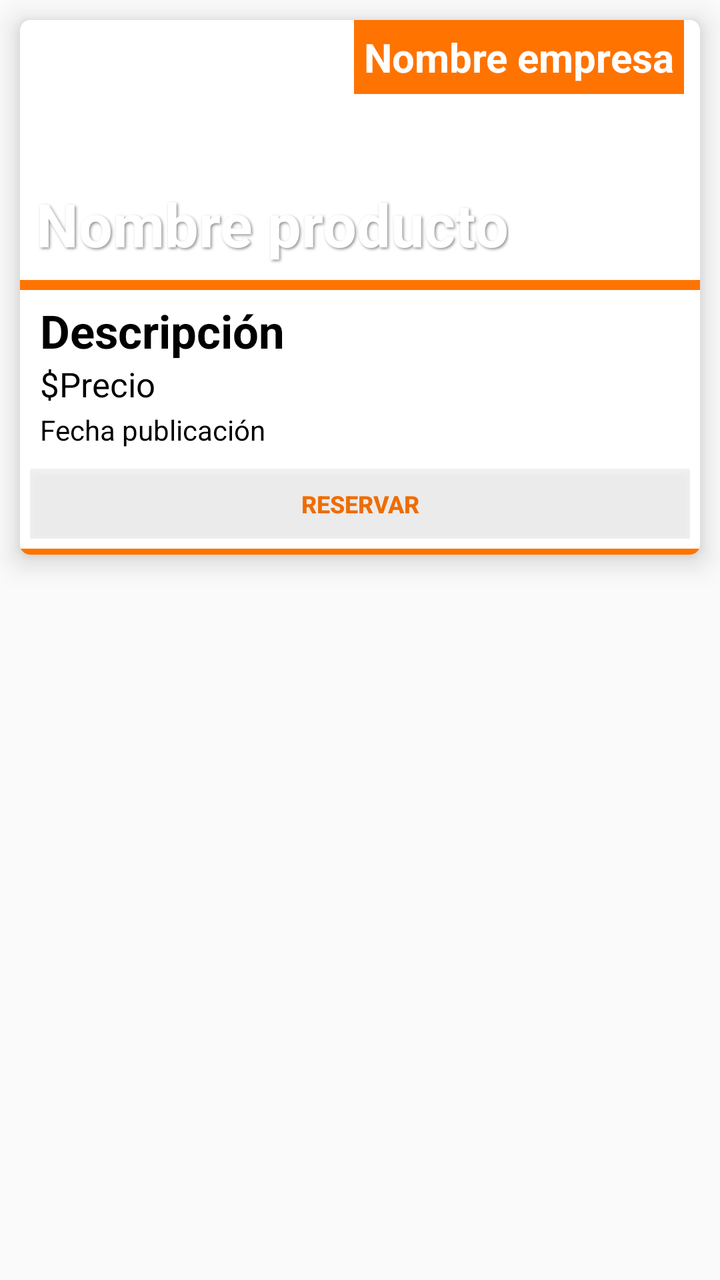
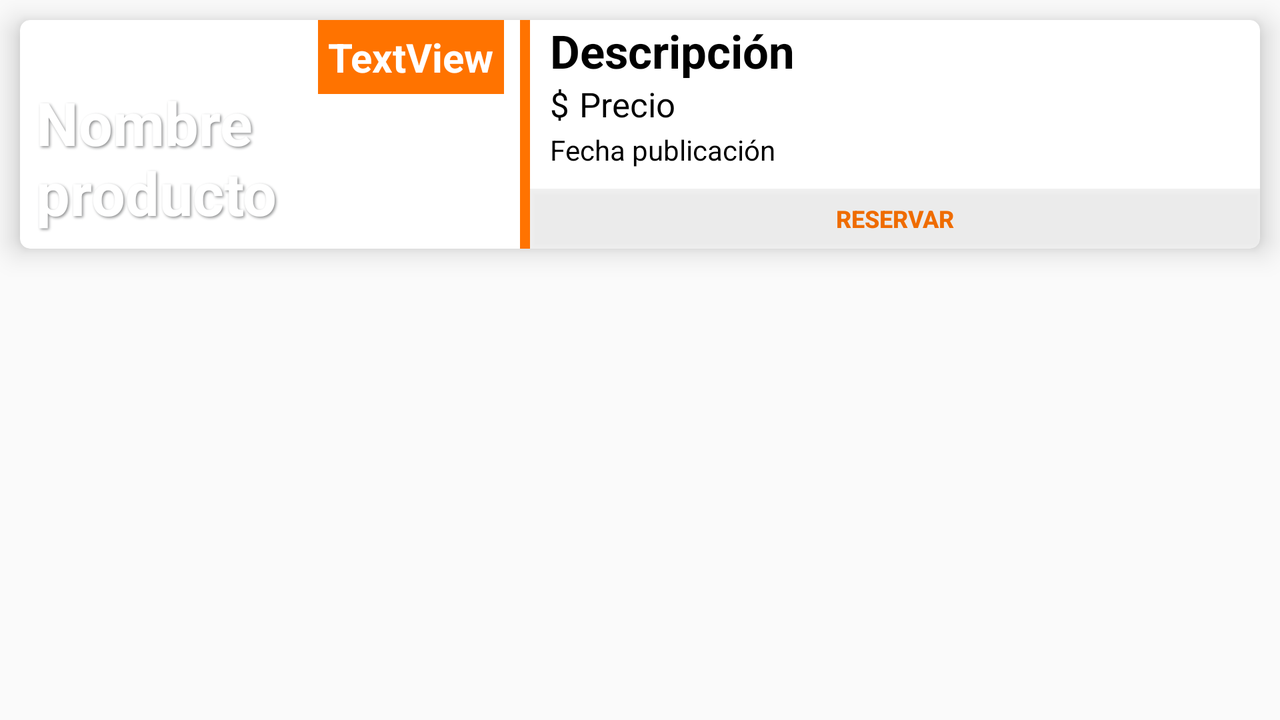

Compare how this app lays out the same screen by default and in its alternative resource folder. The renders come first, then the two layout files and the values they reference.
<!-- AndroidManifest.xml: application theme AppTheme -->
<!-- res/layout/list_notifications.xml -->
<?xml version="1.0" encoding="utf-8"?>
<LinearLayout xmlns:android="http://schemas.android.com/apk/res/android"
    xmlns:app="http://schemas.android.com/apk/res-auto"
    xmlns:card_view="http://schemas.android.com/apk/res-auto"
    xmlns:tools="http://schemas.android.com/tools"
    android:layout_width="match_parent"
    android:layout_height="match_parent"
    tools:context=".Adapters.NotificationsAdapter">

    <android.support.v7.widget.CardView
        android:layout_width="match_parent"
        android:layout_height="wrap_content"
        android:layout_margin="10dp"
        card_view:cardCornerRadius="5dp"
        card_view:cardElevation="8dp">

        <LinearLayout
            android:layout_width="match_parent"
            android:layout_height="match_parent"
            android:orientation="vertical">

            <android.support.constraint.ConstraintLayout
                android:layout_width="match_parent"
                android:layout_height="130dp">

                <ImageView
                    android:id="@+id/ivProducto"
                    android:layout_width="match_parent"
                    android:layout_height="match_parent"
                    android:scaleType="centerCrop"
                    tools:ignore="MissingConstraints"
                    tools:layout_editor_absoluteX="0dp"
                    tools:layout_editor_absoluteY="0dp" />

                <TextView
                    android:id="@+id/tvIdPublicacion"
                    android:layout_width="wrap_content"
                    android:layout_height="wrap_content"
                    android:text="@string/tvTituloProducto"
                    android:visibility="gone"
                    tools:ignore="MissingConstraints"/>

                <TextView
                    android:id="@+id/tvNombreProducto"
                    android:layout_width="wrap_content"
                    android:layout_height="wrap_content"
                    android:layout_marginStart="8dp"
                    android:layout_marginTop="8dp"
                    android:layout_marginEnd="8dp"
                    android:layout_marginBottom="8dp"
                    android:text="@string/tvNombreProducto"
                    android:textColor="#FFFFFF"
                    android:textSize="30sp"
                    android:textStyle="bold"
                    android:shadowColor="#8E8F90"
                    android:shadowDx="2"
                    android:shadowDy="2"
                    android:shadowRadius="3"
                    app:layout_constraintBottom_toBottomOf="parent"
                    app:layout_constraintEnd_toEndOf="parent"
                    app:layout_constraintHorizontal_bias="0.0"
                    app:layout_constraintStart_toStartOf="parent"
                    app:layout_constraintTop_toTopOf="parent"
                    app:layout_constraintVertical_bias="1.0" />

                <TextView
                    android:id="@+id/tvNombreEmpresa"
                    android:layout_width="wrap_content"
                    android:layout_height="wrap_content"
                    android:layout_marginStart="8dp"
                    android:layout_marginEnd="8dp"
                    android:background="#ff7300"
                    android:padding="5dp"
                    android:text="@string/tvNombreEmpresa"
                    android:textColor="#FFFFFF"
                    android:textSize="20sp"
                    android:textStyle="bold"
                    app:layout_constraintEnd_toEndOf="parent"
                    app:layout_constraintHorizontal_bias="1.0"
                    app:layout_constraintStart_toStartOf="parent"
                    app:layout_constraintTop_toTopOf="parent" />

            </android.support.constraint.ConstraintLayout>

            <LinearLayout
                android:layout_width="match_parent"
                android:layout_height="5dp"
                android:background="#ff7300"
                android:orientation="horizontal">

            </LinearLayout>

            <LinearLayout
                android:layout_width="match_parent"
                android:layout_height="wrap_content"
                android:layout_gravity="center_horizontal"
                android:orientation="vertical"
                android:padding="5dp">

                <TextView
                    android:id="@+id/tvNotaPublicacion"
                    android:layout_width="match_parent"
                    android:layout_height="wrap_content"
                    android:paddingLeft="5dp"
                    android:text="@string/tvDescripcionProducto"
                    android:textAlignment="gravity"
                    android:textColor="#000000"
                    android:textSize="23sp"
                    android:textStyle="bold" />

                <LinearLayout
                    android:layout_width="wrap_content"
                    android:layout_height="match_parent"
                    android:orientation="horizontal">

                    <LinearLayout
                        android:layout_width="match_parent"
                        android:layout_height="match_parent"
                        android:orientation="horizontal">

                        <TextView
                            android:id="@+id/tvSigno"
                            android:layout_width="wrap_content"
                            android:layout_height="wrap_content"
                            android:paddingLeft="5dp"
                            android:text="@string/txtSigno"
                            android:textColor="#000000"
                            android:textSize="17sp" />

                        <TextView
                            android:id="@+id/tvPrecioProducto"
                            android:layout_width="wrap_content"
                            android:layout_height="wrap_content"
                            android:text="@string/txtPrecioProducto"
                            android:textColor="#000000"
                            android:textSize="17sp" />

                    </LinearLayout>
                </LinearLayout>

                <TextView
                    android:id="@+id/tvFechaPublicacion"
                    android:layout_width="wrap_content"
                    android:layout_height="wrap_content"
                    android:paddingLeft="5dp"
                    android:paddingTop="2dp"
                    android:paddingBottom="10dp"
                    android:text="@string/tvFechaPublicacionProducto"
                    android:textAlignment="gravity"
                    android:textColor="#000000"
                    android:textSize="14sp" />

                <LinearLayout
                    android:layout_width="match_parent"
                    android:layout_height="wrap_content"
                    android:orientation="horizontal">

                    <Button
                        android:id="@+id/btnReservar"
                        android:layout_width="wrap_content"
                        android:layout_height="35dp"
                        android:layout_weight="1"
                        android:background="#32c0c0c0"
                        android:text="@string/btnReservarCard"
                        android:textColor="#EF6C00"
                        android:textSize="12sp"
                        android:textStyle="bold" />

                </LinearLayout>

            </LinearLayout>

            <LinearLayout
                android:layout_width="match_parent"
                android:layout_height="3dp"
                android:background="#ff7300"
                android:orientation="horizontal"/>

        </LinearLayout>
    </android.support.v7.widget.CardView>

</LinearLayout>
<!-- resources referenced by this layout -->
<resources>
  <string name="btnReservarCard">RESERVAR</string>
  <string name="tvDescripcionProducto">Descripción</string>
  <string name="tvFechaPublicacionProducto">Fecha publicación</string>
  <string name="tvNombreEmpresa">Nombre empresa</string>
  <string name="tvNombreProducto">Nombre producto</string>
  <string name="tvTituloProducto">Nombre</string>
  <string name="txtPrecioProducto">Precio</string>
  <string name="txtSigno">$</string>
  <style name="AppTheme" parent="Theme.AppCompat.Light.NoActionBar">
          
          <item name="colorPrimary">@color/colorPrimary</item>
          <item name="colorPrimaryDark">@color/colorPrimaryDark</item>
          <item name="colorAccent">@color/colorAccent</item>
          <item name="coordinatorLayoutStyle">@style/Widget.Support.CoordinatorLayout</item>
      </style>
  <color name="colorPrimary">#5D4037</color>
  <color name="colorPrimaryDark">#3E2723</color>
  <color name="colorAccent">#EF6C00</color>
</resources>
<!-- res/layout-land/list_notifications.xml (the author's variant of the layout above) -->
<!-- drawn on the phone turned sideways -->
<?xml version="1.0" encoding="utf-8"?>
<LinearLayout xmlns:android="http://schemas.android.com/apk/res/android"
    xmlns:app="http://schemas.android.com/apk/res-auto"
    xmlns:card_view="http://schemas.android.com/apk/res-auto"
    xmlns:tools="http://schemas.android.com/tools"
    android:layout_width="match_parent"
    android:layout_height="match_parent"
    tools:context=".Adapters.NotificationsAdapter">

    <android.support.v7.widget.CardView
        android:layout_width="match_parent"
        android:layout_height="wrap_content"
        android:layout_margin="10dp"
        card_view:cardCornerRadius="5dp"
        card_view:cardElevation="8dp">

        <LinearLayout
            android:layout_width="match_parent"
            android:layout_height="match_parent"
            android:orientation="horizontal">

            <android.support.constraint.ConstraintLayout
                android:layout_width="250dp"
                android:layout_height="match_parent">

                <ImageView
                    android:id="@+id/ivProducto"
                    android:layout_width="250dp"
                    android:layout_height="match_parent"
                    android:scaleType="centerCrop"
                    tools:ignore="MissingConstraints"
                    tools:layout_editor_absoluteX="0dp"
                    tools:layout_editor_absoluteY="0dp" />

                <TextView
                    android:id="@+id/tvIdPublicacion"
                    android:layout_width="wrap_content"
                    android:layout_height="wrap_content"
                    android:text="@string/tvTituloProducto"
                    android:visibility="gone"
                    tools:ignore="MissingConstraints"/>

                <TextView
                    android:id="@+id/tvNombreProducto"
                    android:layout_width="138dp"
                    android:layout_height="wrap_content"
                    android:layout_marginStart="8dp"
                    android:layout_marginTop="8dp"
                    android:layout_marginEnd="8dp"
                    android:layout_marginBottom="8dp"
                    android:shadowColor="#8E8F90"
                    android:shadowDx="2"
                    android:shadowDy="2"
                    android:shadowRadius="3"
                    android:text="Nombre producto"
                    android:textColor="#FFFFFF"
                    android:textSize="30sp"
                    android:textStyle="bold"
                    app:layout_constraintBottom_toBottomOf="parent"
                    app:layout_constraintEnd_toEndOf="parent"
                    app:layout_constraintHorizontal_bias="0.0"
                    app:layout_constraintStart_toStartOf="parent"
                    app:layout_constraintTop_toTopOf="parent"
                    app:layout_constraintVertical_bias="1.0" />

                <TextView
                    android:id="@+id/tvNombreEmpresa"
                    android:layout_width="wrap_content"
                    android:layout_height="wrap_content"
                    android:layout_marginStart="8dp"
                    android:layout_marginEnd="8dp"
                    android:background="#ff7300"
                    android:padding="5dp"
                    android:text="TextView"
                    android:textColor="#FFFFFF"
                    android:textSize="20sp"
                    android:textStyle="bold"
                    app:layout_constraintEnd_toEndOf="parent"
                    app:layout_constraintHorizontal_bias="1.0"
                    app:layout_constraintStart_toStartOf="parent"
                    app:layout_constraintTop_toTopOf="parent" />

            </android.support.constraint.ConstraintLayout>

            <LinearLayout
                android:layout_width="5dp"
                android:layout_height="match_parent"
                android:background="#ff7300"
                android:orientation="vertical">

            </LinearLayout>

            <LinearLayout
                android:layout_width="match_parent"
                android:layout_height="wrap_content"
                android:orientation="vertical">

                <LinearLayout
                    android:layout_width="match_parent"
                    android:layout_height="match_parent"
                    android:orientation="vertical">

                    <TextView
                        android:id="@+id/tvNotaPublicacion"
                        android:layout_width="match_parent"
                        android:layout_height="wrap_content"
                        android:layout_marginStart="10dp"
                        android:text="@string/tvDescripcionProducto"
                        android:textAlignment="gravity"
                        android:textColor="#000000"
                        android:textSize="23sp"
                        android:textStyle="bold" />

                    <LinearLayout
                        android:layout_width="wrap_content"
                        android:layout_height="wrap_content"
                        android:orientation="horizontal">

                        <TextView
                            android:id="@+id/tvSigno"
                            android:layout_width="wrap_content"
                            android:layout_height="wrap_content"
                            android:layout_marginStart="10dp"
                            android:text="@string/txtSigno"
                            android:textColor="#000000"
                            android:textSize="17sp" />

                        <TextView
                            android:id="@+id/tvPrecioProducto"
                            android:layout_width="wrap_content"
                            android:layout_height="wrap_content"
                            android:layout_marginStart="5dp"
                            android:text="@string/txtPrecioProducto"
                            android:textColor="#000000"
                            android:textSize="17sp" />

                    </LinearLayout>

                    <TextView
                        android:id="@+id/tvFechaPublicacion"
                        android:layout_width="wrap_content"
                        android:layout_height="wrap_content"
                        android:layout_marginStart="10dp"
                        android:paddingTop="2dp"
                        android:paddingBottom="10dp"
                        android:text="@string/tvFechaPublicacionProducto"
                        android:textAlignment="gravity"
                        android:textColor="#000000"
                        android:textSize="14sp" />

                    <LinearLayout
                        android:layout_width="match_parent"
                        android:layout_height="match_parent"
                        android:orientation="horizontal">

                        <Button
                            android:id="@+id/btnReservar"
                            android:layout_width="match_parent"
                            android:layout_height="30dp"
                            android:layout_gravity="bottom"
                            android:background="#32c0c0c0"
                            android:text="@string/btnReservarCard"
                            android:textColor="#EF6C00"
                            android:textSize="12sp"
                            android:textStyle="bold" />

                    </LinearLayout>
                </LinearLayout>
            </LinearLayout>

        </LinearLayout>

    </android.support.v7.widget.CardView>

</LinearLayout>
<!-- resources referenced by the variant -->
<!-- as the phone turned sideways resolves them -->
<resources>
  <string name="btnReservarCard">RESERVAR</string>
  <string name="tvDescripcionProducto">Descripción</string>
  <string name="tvFechaPublicacionProducto">Fecha publicación</string>
  <string name="tvTituloProducto">Nombre</string>
  <string name="txtPrecioProducto">Precio</string>
  <string name="txtSigno">$</string>
  <style name="AppTheme" parent="Theme.AppCompat.Light.NoActionBar">
          
          <item name="colorPrimary">@color/colorPrimary</item>
          <item name="colorPrimaryDark">@color/colorPrimaryDark</item>
          <item name="colorAccent">@color/colorAccent</item>
          <item name="coordinatorLayoutStyle">@style/Widget.Support.CoordinatorLayout</item>
      </style>
  <color name="colorPrimary">#5D4037</color>
  <color name="colorPrimaryDark">#3E2723</color>
  <color name="colorAccent">#EF6C00</color>
</resources>
